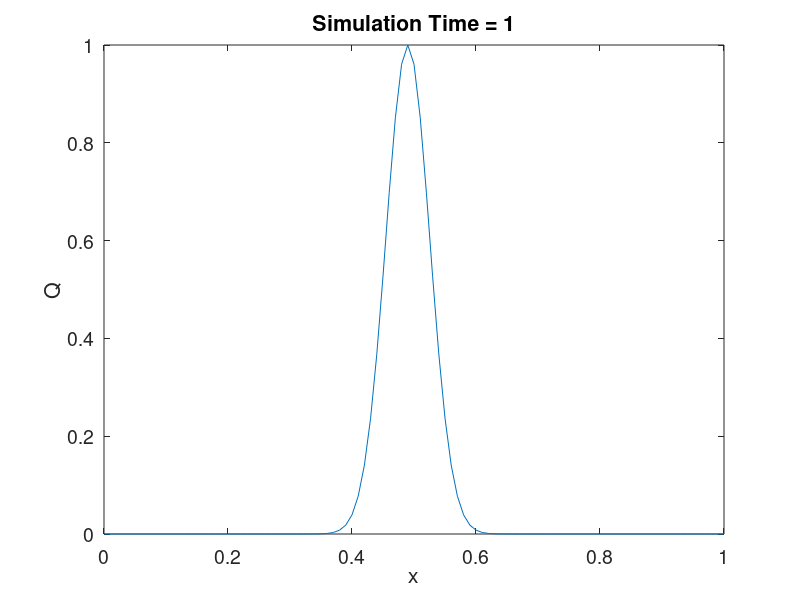

Reproduce this figure in MATLAB.
% explicit linear advection code 1-D

x = linspace(0,1,101); % create a computational grid between 0 and 1 with 100 grid points
% alternatively you can do this: dx = 0.01; x = 0:dx:100
dx = x(2)-x(1);
Ni = length(x);

u0 = 1; % advection speed;
sigma = 0.05;
Q = exp(-(x-0.5).^2/sigma^2); % initial profile of Q
Q_init = Q; % save the initial profile for the final plot

% impose boundary conditions here - periodic
Q(1) = Q(Ni-1);
Q(Ni) = Q(2);

dt = 0.01; % FIXME: time step should follow wave propagation
Time = 0; % keep track on the time step

figure('position',[442   668   988   280]) % create a blank figure to show the advection results

for n=1:200 % the time stepping loop - let's try advect 200 steps maximum

    Time = Time + dt; % the current time
    
    for i=2:Ni-1 % index stops at Ni-1 because we need i+1
        Q(i) = Q(i) + u0*dt/dx.*(Q(i+1)-Q(i)); % our first forward-difference scheme!
    end
    
    % This is called a periodic boundary condition
    Q(1) = Q(Ni-1);
    Q(Ni) = Q(2);
    
    % plot the Q profile as a function of x
    plot(x,Q);
    xlabel('x'),ylabel('Q'),title(['Simulation Time = ',num2str(Time)]);
    set(gca,'fontsize',14); % make the font better for visualization
    pause(0.1) 
    
    if(Time > 1)
        break; % stop the time-loop if simulation time reaches 1
    end
    
end